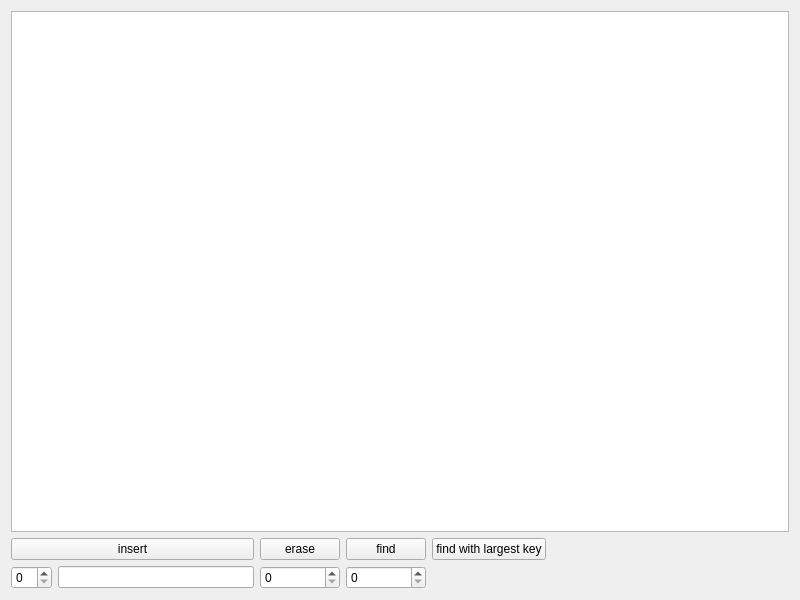
<?xml version="1.0" encoding="UTF-8"?>
<ui version="4.0">
 <class>Widget</class>
 <widget class="QWidget" name="Widget">
  <property name="geometry">
   <rect>
    <x>0</x>
    <y>0</y>
    <width>800</width>
    <height>600</height>
   </rect>
  </property>
  <property name="windowTitle">
   <string>Widget</string>
  </property>
  <layout class="QVBoxLayout" name="verticalLayout_2">
   <item>
    <layout class="QVBoxLayout" name="verticalLayout">
     <item>
      <widget class="QListWidget" name="listWidget"/>
     </item>
     <item>
      <layout class="QHBoxLayout" name="horizontalLayout">
       <item>
        <layout class="QGridLayout" name="gridLayout">
         <item row="0" column="0" colspan="2">
          <widget class="QPushButton" name="pushButton">
           <property name="text">
            <string>insert</string>
           </property>
          </widget>
         </item>
         <item row="1" column="0">
          <widget class="QSpinBox" name="spinBox"/>
         </item>
         <item row="1" column="1">
          <widget class="QLineEdit" name="lineEdit"/>
         </item>
        </layout>
       </item>
       <item>
        <layout class="QGridLayout" name="gridLayout_2">
         <item row="0" column="0">
          <widget class="QPushButton" name="pushButton_2">
           <property name="text">
            <string>erase</string>
           </property>
          </widget>
         </item>
         <item row="0" column="1">
          <widget class="QPushButton" name="pushButton_3">
           <property name="text">
            <string>find</string>
           </property>
          </widget>
         </item>
         <item row="0" column="2">
          <widget class="QPushButton" name="pushButton_4">
           <property name="text">
            <string>find with largest key</string>
           </property>
          </widget>
         </item>
         <item row="1" column="0">
          <widget class="QSpinBox" name="spinBox_2"/>
         </item>
         <item row="1" column="1">
          <widget class="QSpinBox" name="spinBox_3"/>
         </item>
        </layout>
       </item>
       <item>
        <spacer name="horizontalSpacer">
         <property name="orientation">
          <enum>Qt::Horizontal</enum>
         </property>
         <property name="sizeHint" stdset="0">
          <size>
           <width>40</width>
           <height>20</height>
          </size>
         </property>
        </spacer>
       </item>
      </layout>
     </item>
    </layout>
   </item>
  </layout>
 </widget>
 <resources/>
 <connections/>
</ui>
